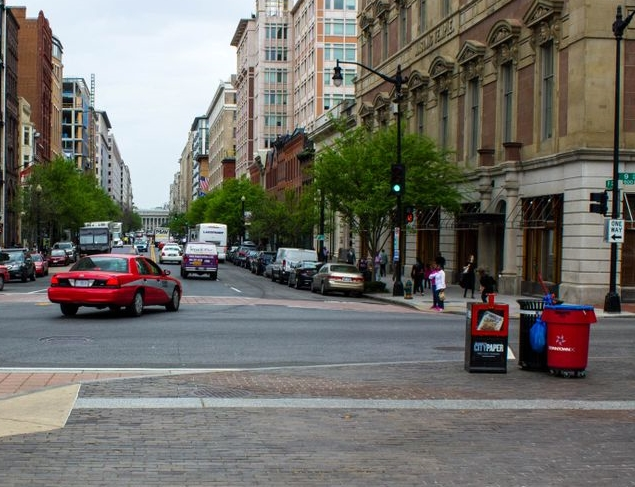
#> input picture ImageDetection/roadcrop.jpg, 635 x 487 px
$ python FLANN_M_SIFT_Detector.py
#> lines starting #> are read from the running program, lines starting #| are printed output that depends on the picture
# -*- coding: utf-8 -*-
"""
Created on Wed Jan 12 18:19:51 2022

@author: Uday

@Conc: FLANN Matcher, SIFT Detector
"""


import cv2 as cv


img1 = cv.imread('roadcrop.jpg',0)          # queryImage
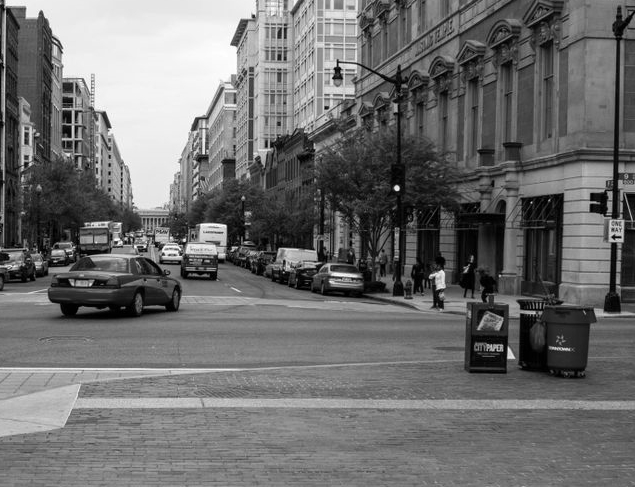
#> img1: shape (487, 635); min 0, max 255, mean 110.2
img2 = cv.imread('road.jpg',0)              # trainImage
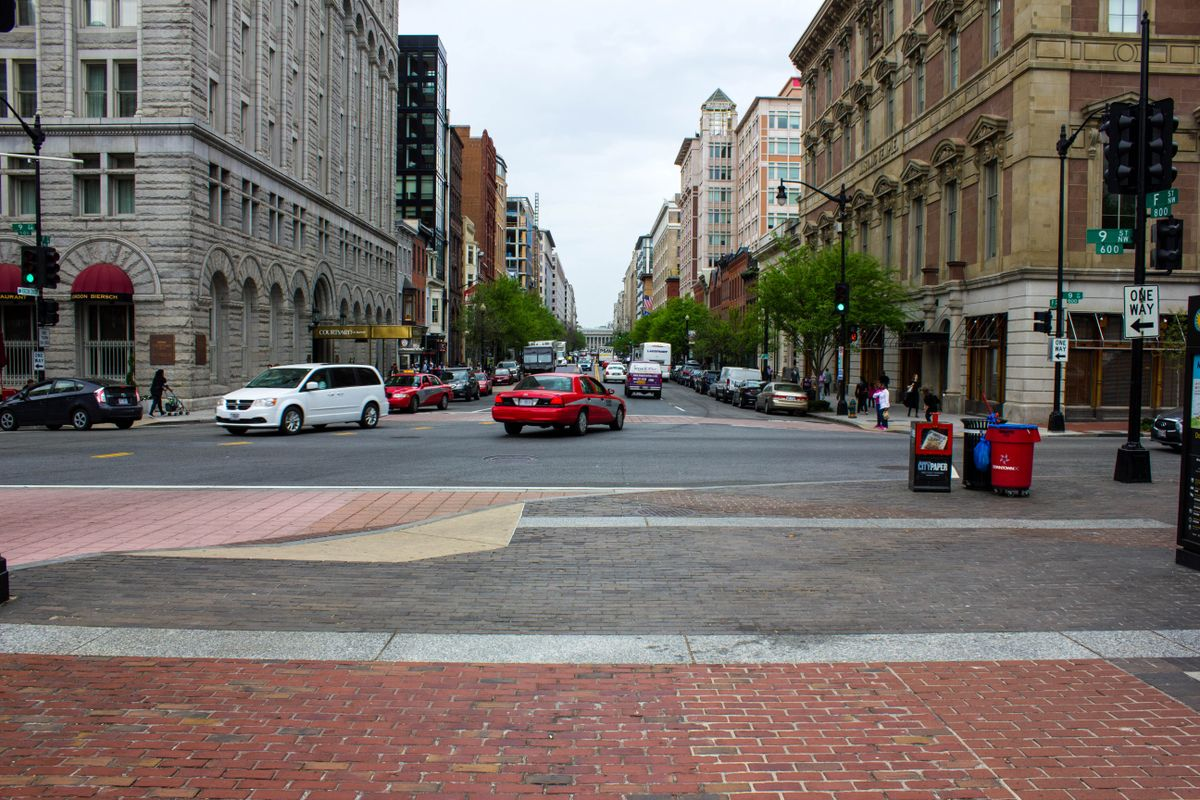
#> input picture ImageDetection/road.jpg, 1200 x 800 px
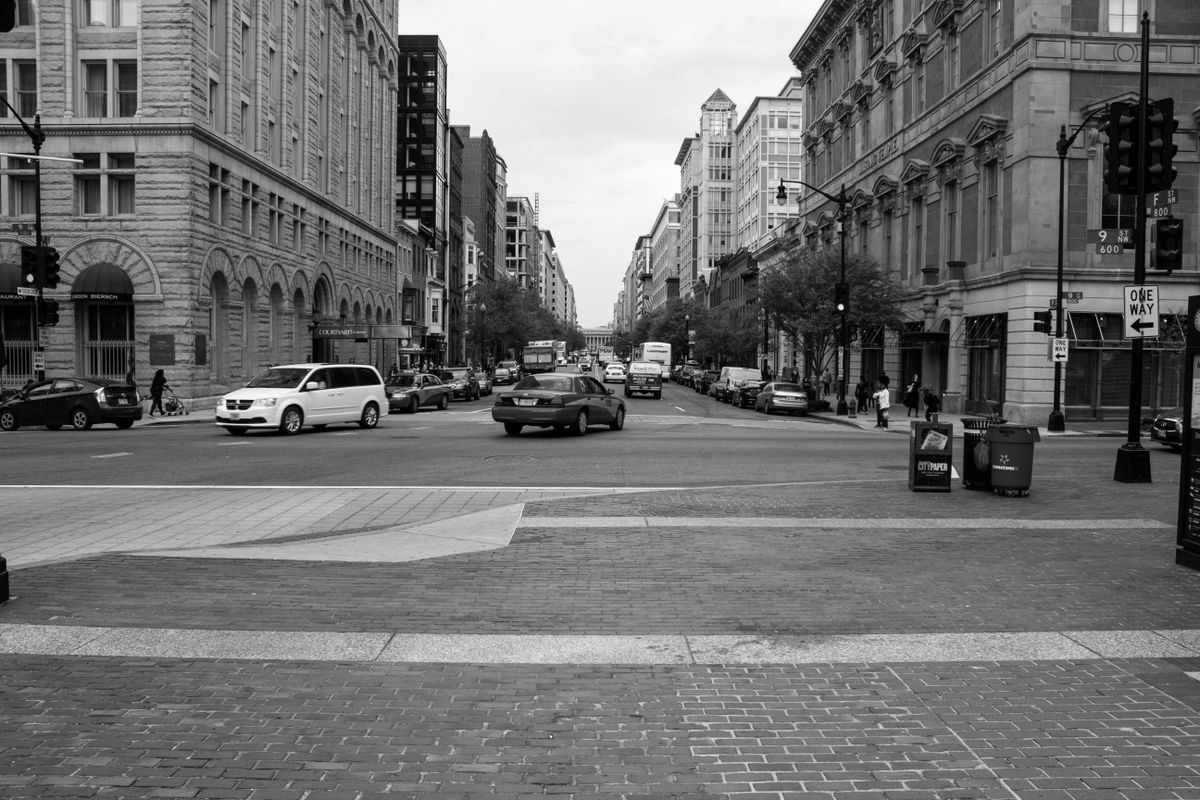
#> img2: shape (800, 1200); min 0, max 255, mean 112.9

# Initiate SIFT detector
sift = cv.SIFT_create()

# find the keypoints and descriptors with SIFT
kp1, des1 = sift.detectAndCompute(img1,None)
#> kp1 = 2693 keypoints; strongest (x, y, size): (397, 188, 3.8), (184, 240, 2.2), (326, 108, 2.7), (614, 237, 2.8)
kp2, des2 = sift.detectAndCompute(img2,None)
#> kp2 = 8151 keypoints; strongest (x, y, size): (841, 307, 3.8), (628, 359, 2.2), (30, 278, 4.6), (770, 227, 2.7)

# FLANN parameters
FLANN_INDEX_KDTREE = 0
index_params = dict(algorithm = FLANN_INDEX_KDTREE, trees = 5)
search_params = dict(checks=50)   # or pass empty dictionary

flann = cv.FlannBasedMatcher(index_params,search_params)

matches = flann.knnMatch(des1,des2,k=2)
#> matches = 2693 matches

# Need to draw only good matches, so create a mask
matchesMask = [[0,0]   for i in range(len(matches))]
#> matchesMask = 2693 pairs, first value 0 to 0, second value 0 to 0

# ratio test as per Lowe's paper
for i,(m,n) in enumerate(matches):
    if m.distance < 0.7*n.distance:
        matchesMask[i]=[1,0]
#> after the loop, matchesMask = 2693 pairs, first value 0 to 1, second value 0 to 0

draw_params = dict(matchColor = (0,255,255),
                   singlePointColor = (255,0,0),
                   matchesMask = matchesMask,
                   flags = 0)
#> draw_params = 4 items

img3 = cv.drawMatchesKnn(img1,kp1,img2,kp2,matches,None,**draw_params)
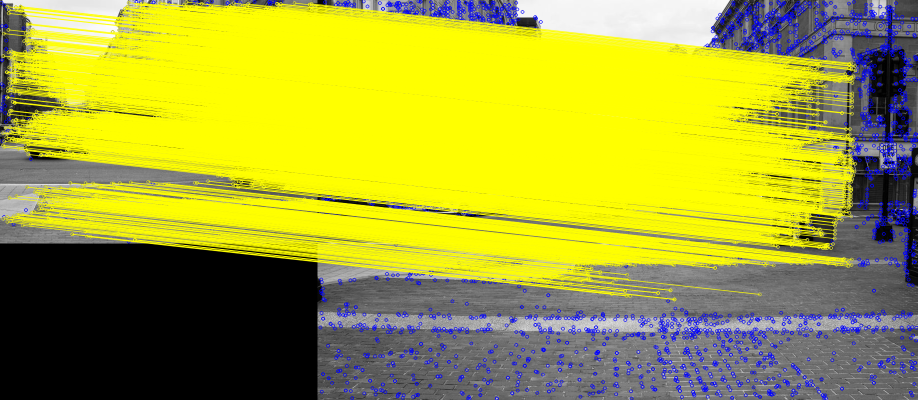
#> img3: shape (800, 1835, 3) (shown at 1/2 size); mean of channels 0, 1, 2 51.9, 162.9, 162.9; drawn as B, G, R

cv.imshow('SIFT', img3)

cv.waitKey(0)
